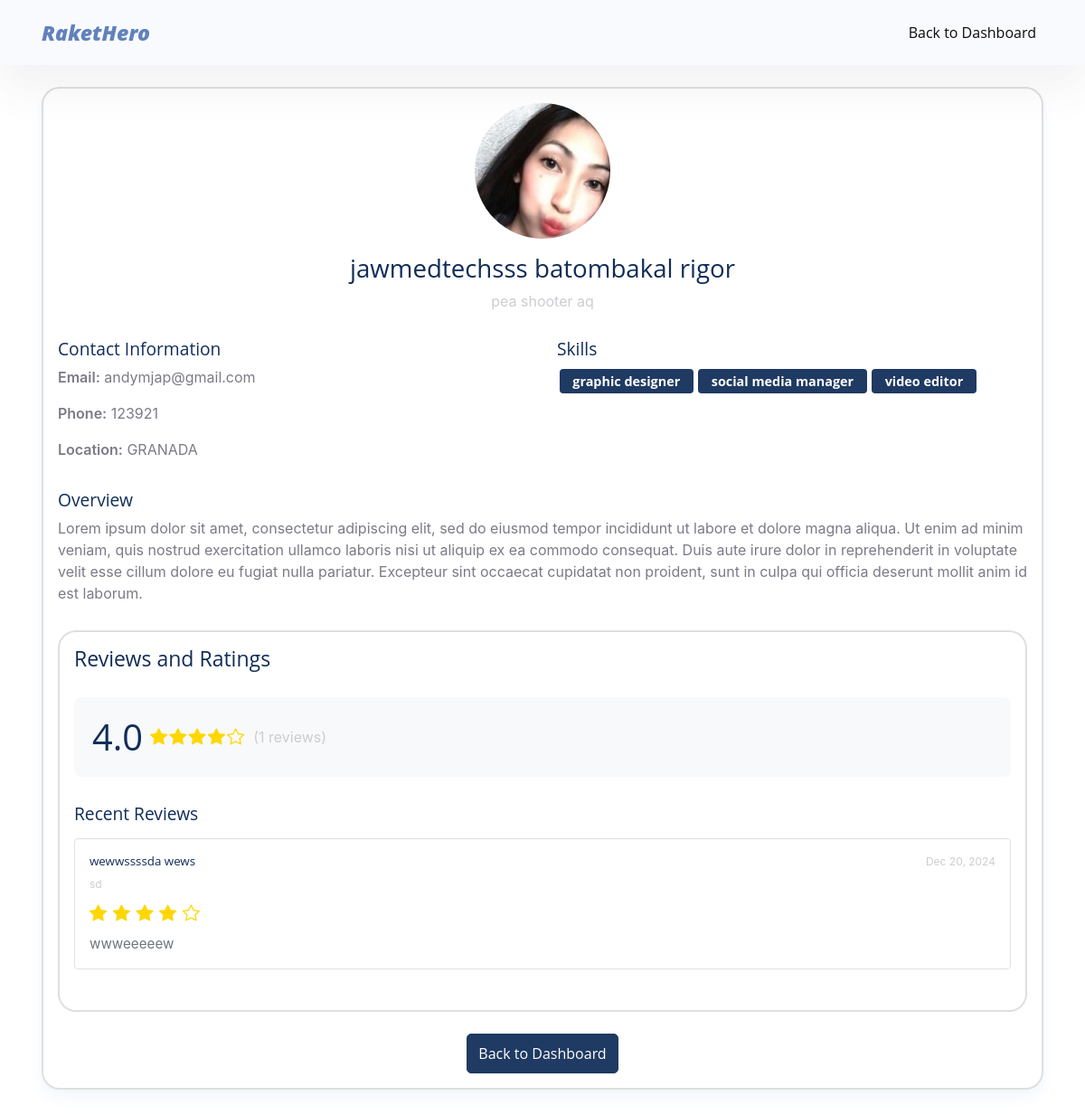
Page /job_search-main/view_profile.php?user_id=16 (signed in) on the committed database.
### tables this page shows
CREATE TABLE `user_info` (
  `userinfo_id` int(11) NOT NULL,
  `userid` int(11) DEFAULT NULL,
  `contactNo` varchar(20) DEFAULT NULL,
  `email` varchar(100) DEFAULT NULL,
  `fname` varchar(50) DEFAULT NULL,
  `lname` varchar(50) DEFAULT NULL,
  `middle_initial` varchar(5) DEFAULT NULL,
  `age` int(11) DEFAULT NULL,
  `location` varchar(255) DEFAULT NULL,
  `rating` decimal(3,2) DEFAULT NULL,
  `skills` text DEFAULT NULL,
  `overview` text DEFAULT NULL,
  `title` varchar(200) DEFAULT NULL,
  `image_path` varchar(200) DEFAULT NULL
);

CREATE TABLE `user_ratings` (
  `rating_id` int(11) NOT NULL,
  `rater_id` int(11) NOT NULL,
  `rated_user_id` int(11) NOT NULL,
  `rating` int(11) NOT NULL,
  `comment` text DEFAULT NULL,
  `transaction_id` int(11) NOT NULL,
  `created_at` timestamp NOT NULL DEFAULT current_timestamp()
);

### job_search-main/view_profile.php (the view, shortened to what this page needs)
<?php
include 'db_conn.php';
$user_id = $_GET['user_id'];
$query = "SELECT u.username, ui.*,
          (SELECT GROUP_CONCAT(skill_name SEPARATOR ', ')
           FROM user_skills
           WHERE userid = u.users_id) as skills
          FROM users u
          LEFT JOIN user_info ui ON u.users_id = ui.userid
          WHERE u.users_id = ?";
$stmt = $conn->prepare($query);
$stmt->bind_param("i", $user_id);
$stmt->execute();
$result = $stmt->get_result();
$profile = $result->fetch_assoc();
$reviewsQuery = "SELECT DISTINCT
    ur.rating_id,
    ur.rated_user_id,
    ur.rater_id,
    ur.rating,
    ur.comment,
    ur.created_at,
    ui.fname as rater_fname,
    ui.lname as rater_lname,
    j.title as job_title
FROM user_ratings ur
LEFT JOIN user_info ui ON ur.rater_id = ui.userid
LEFT JOIN transactions t ON ur.transaction_id = t.transactions_id
LEFT JOIN jobs j ON t.jobid = j.jobs_id
WHERE ur.rated_user_id = ?
GROUP BY ur.rating_id
ORDER BY ur.created_at DESC";
$reviewStmt = $conn->prepare($reviewsQuery);
if (!$reviewStmt) {
    error_log("Review query preparation failed: " . $conn->error);
    $reviews = array();
    $averageRating = 0;
    $totalReviews = 0;
} else {
    $reviewStmt->bind_param("i", $user_id);
    if (!$reviewStmt->execute()) {
        error_log("Review query execution failed: " . $reviewStmt->error);
        $reviews = array();
        $averageRating = 0;
        $totalReviews = 0;
    } else {
        $result = $reviewStmt->get_result();
        $reviews = $result->fetch_all(MYSQLI_ASSOC);
        $ratingQuery = "SELECT
            COUNT(*) as total_reviews,
            COALESCE(ROUND(AVG(rating), 1), 0) as average_rating
        FROM user_ratings
        WHERE rated_user_id = ?";
        $ratingStmt = $conn->prepare($ratingQuery);
        $ratingStmt->bind_param("i", $user_id);
        $ratingStmt->execute();
        $ratingResult = $ratingStmt->get_result();
        $ratingData = $ratingResult->fetch_assoc();
        $totalReviews = $ratingData['total_reviews'];
        $averageRating = $ratingData['average_rating'];
    }
}
?>
<!DOCTYPE html>
<html lang="en">
<head>
    <link href="assets/css/theme.css" rel="stylesheet">
    <link rel="stylesheet" href="https://cdn.jsdelivr.net/npm/bootstrap-icons@1.7.2/font/bootstrap-icons.css">
</head>
<body>
    <nav class="navbar navbar-expand-lg navbar-light fixed-top py-3 backdrop bg-light shadow-transition">
        <div class="container">
            <a class="navbar-brand d-flex align-items-center fw-bolder fs-2 fst-italic" href="#">
                <div class="text-info">Raket</div><div class="text-warning">Hero</div>
            </a>
            <div class="collapse navbar-collapse" id="navbarNav">
                <ul class="navbar-nav ms-auto">
                    <li class="nav-item">
                        <a class="nav-link" href="employerlanding.php">Back to Dashboard</a>
                    </li>
                </ul>
            </div>
        </div>
    </nav>
    <section class="profile-section">
        <div class="container">
            <div class="card shadow">
                <div class="card-body">
                    <div class="text-center mb-4">
                        <img src="<?php echo !empty($profile['image_path']) ?
                            htmlspecialchars($profile['image_path']) :
                            'assets/img/default-image.png'; ?>"
                            alt="Profile Picture"
                            class="rounded-circle profile-image mb-3">
                        <h3><?php echo htmlspecialchars($profile['fname'] . ' ' . $profile['lname']); ?></h3>
                        <p class="text-muted"><?php echo htmlspecialchars($profile['title'] ?? 'No title set'); ?></p>
                    </div>
                    <div class="row">
                        <div class="col-md-6 mb-3">
                            <h5>Contact Information</h5>
                            <p><strong>Email:</strong> <?php echo htmlspecialchars($profile['email']); ?></p>
                            <p><strong>Phone:</strong> <?php echo htmlspecialchars($profile['contactNo']); ?></p>
                            <p><strong>Location:</strong> <?php echo htmlspecialchars($profile['location']); ?></p>
                        </div>
                        <div class="col-md-6 mb-3">
                            <h5>Skills</h5>
                            <div class="skills-container">
                                <?php
                                if (!empty($profile['skills'])) {
                                    $skills = explode(', ', $profile['skills']);
                                    foreach ($skills as $skill) {
                                        echo '<span class="badge bg-primary skill-badge">' .
                                             htmlspecialchars($skill) . '</span>';
                                    }
                                } else {
                                    echo '<p class="text-muted">No skills listed</p>';
                                }
                                ?>
                            </div>
                        </div>
                    </div>
                    <div class="mb-4">
                        <h5>Overview</h5>
                        <p><?php echo nl2br(htmlspecialchars($profile['overview'] ?? 'No overview provided')); ?></p>
                    </div>
 <div class="reviews-section mt-4">
        <div class="card">
            <div class="card-body">
                <h4 class="card-title mb-4">Reviews and Ratings</h4>
                <div class="overall-rating mb-4">
                    <div class="d-flex align-items-center">
                        <div class="h1 mb-0 me-2"><?php echo number_format($averageRating, 1); ?></div>
                        <div class="d-flex align-items-center">
                            <?php for ($i = 1; $i <= 5; $i++): ?>
                                <?php if ($i <= $averageRating): ?>
                                    <i class="bi bi-star-fill star-yellow"></i>
                                <?php elseif ($i - 0.5 <= $averageRating): ?>
                                    <i class="bi bi-star-half star-yellow"></i>
                                <?php else: ?>
                                    <i class="bi bi-star star-yellow"></i>
                                <?php endif; ?>
                            <?php endfor; ?>
                            <span class="ms-2 text-muted">(<?php echo $totalReviews; ?> reviews)</span>
                        </div>
                    </div>
                </div>
                <div class="recent-reviews">
                    <h5 class="mb-3">Recent Reviews</h5>
                    <?php if (empty($reviews)): ?>
                        <p class="text-muted">No reviews yet</p>
                    <?php else: ?>
                        <?php foreach ($reviews as $review): ?>
                            <div class="review-item mb-4 p-3 border rounded">
                                <div class="d-flex justify-content-between align-items-start mb-2">
                                    <div>
                                        <h6 class="mb-1"><?php echo htmlspecialchars($review['rater_fname'] . ' ' . $review['rater_lname']); ?></h6>
                                        <small class="text-muted">
                                            <?php echo htmlspecialchars($review['job_title']); ?>
                                        </small>
                                    </div>
                                    <div class="text-muted small">
                                        <?php echo date('M d, Y', strtotime($review['created_at'])); ?>
                                    </div>
                                </div>
                                <div class="rating mb-2">
                                    <?php
                                    $rating = $review['rating'];
                                    for ($i = 1; $i <= 5; $i++):
                                    ?>
                                        <i class="bi <?php echo ($i <= $rating) ? 'bi-star-fill' : 'bi-star'; ?> star-yellow"></i>
                                    <?php endfor; ?>
                                </div>
                                <p class="review-text mb-0">
                                    <?php echo nl2br(htmlspecialchars($review['comment'])); ?>
                                </p>
                            </div>
                        <?php endforeach; ?>
                    <?php endif; ?>
                </div>
            </div>
        </div>
    </div>
    <br>
                    <div class="text-center">
                        <a href="employerlanding.php" class="btn btn-primary">Back to Dashboard</a>
                    </div>
                </div>
            </div>
        </div>
    </section>
</body>
</html>

### job_search-main/view_profile.php (style rules this page uses)
.profile-section { padding-top: 6rem; }
.profile-image { width: 150px; height: 150px; object-fit: cover; }
.skill-badge { font-size: 0.9rem; padding: 0.5em 1em; margin: 0.2em; }
.reviews-section { background: #fff; border-radius: 10px; }
.overall-rating { padding: 20px; background-color: #f8f9fa; border-radius: 8px; }
.review-item { background-color: #fff; transition: all 0.2s ease; }
.rating { color: #ffc107; }
.review-text { color: #6c757d; font-size: 0.95rem; line-height: 1.5; }
.bi-star-fill, .bi-star-half, .bi-star { font-size: 1.2rem; margin-right: 2px; }
.recent-reviews { max-height: 600px; overflow-y: auto; }
.star-yellow { color: #FFD700; }

### rows in the picture
user_info: image_path (picture), fname+lname "jawmedtechsss batombakal rigor", title "pea shooter aq", email "andymjap@gmail.com", contactNo "123921", location "GRANADA", overview "Lorem ipsum dolor sit amet, consectetur adipiscing elit, sed do eiusmod tempor incididunt ut labore et dolore magna aliqua. Ut enim ad minim veniam, quis nostrud exercitation ullamco laboris nisi ut aliquip ex ea commodo consequat. Duis aute irure dolor in reprehenderit in voluptate velit esse cillum dolore eu fugiat nulla pariatur. Excepteur sint occaecat cupidatat non proident, sunt in culpa qui officia deserunt mollit anim id est laborum."
user_ratings: rater_lname "wewwssssda wews", job_title "sd", created_at "Dec 20, 2024", rating 4 (drawn), comment "wwweeeeew"

### other values in the picture
$skill "graphic designer"
$skill "social media manager"
$skill "video editor"
$averageRating "4.0"
$totalReviews "1"
